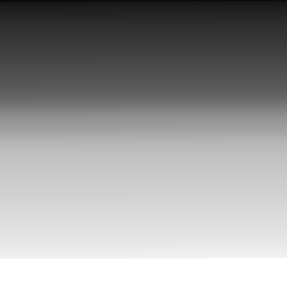
#> input picture hist_flower/img1_tp.png, 287 x 288 px
$ python HISTOGRAMA_GRAY.py
#> lines starting #> are read from the running program, lines starting #| are printed output that depends on the picture
# -*- coding: utf-8 -*-
"""
Created on Mon Jul 11 16:48:35 2022

@author: 10
"""

import numpy as np
import cv2 as cv
import matplotlib.pyplot as plt


def hist_(path):

#> called with path = 'img1_tp.png'
    img = cv.imread(path)
#> img is the input picture: shape (288, 287, 3); min 2, max 255, mean 154.8
    img_gray = cv.cvtColor(img, cv.COLOR_BGR2GRAY)
    hist = cv.calcHist([img_gray],[0],None,[256],[0,256])
#> hist = 256 values, max 8400 at index 255, min 0 at index 0, mean 322.9

    # compute and plot the image histograms
    # [max value to show] [number of bins] for cv.calHist

    plt.plot(hist)

    plt.title('Image Histogram GFG')
    plt.show()
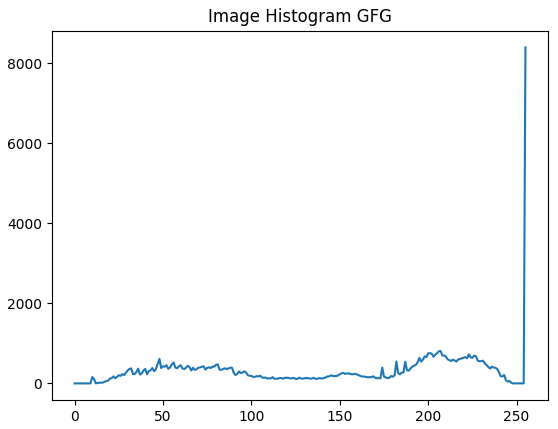
#> figure drawn by matplotlib, 1 panel; curve peaks at x = 255, y = 8400


hist_("img1_tp.png")
hist_("img2_tp.png")
#> call 2 of hist_, with path = 'img2_tp.png'
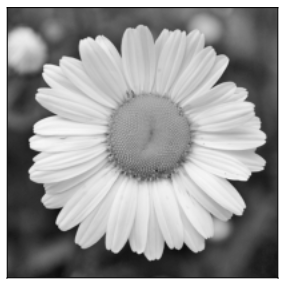
#> input picture hist_flower/img2_tp.png, 287 x 288 px
#> in hist_, img is the input picture: shape (288, 287, 3); min 2, max 255, mean 154.8

img1 = cv.imread("img1_tp.png")
img2 = cv.imread("img2_tp.png")
img1_gray = cv.cvtColor(img1, cv.COLOR_BGR2GRAY)
img2_gray = cv.cvtColor(img2, cv.COLOR_BGR2GRAY)

vec1 = np.sort(np.reshape(img1_gray, 288*287))
vec2 = np.sort(np.reshape(img1_gray, 288*287))

img1_gray.sort()
img2_gray.sort()
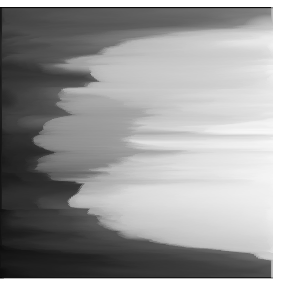
#> img2_gray: shape (288, 287); min 2, max 255, mean 154.8

cont = 0

for t in range(len(vec1)):
    if vec1[t] == vec2[t]:
        cont = cont +1
#> after the loop, cont = 82656
